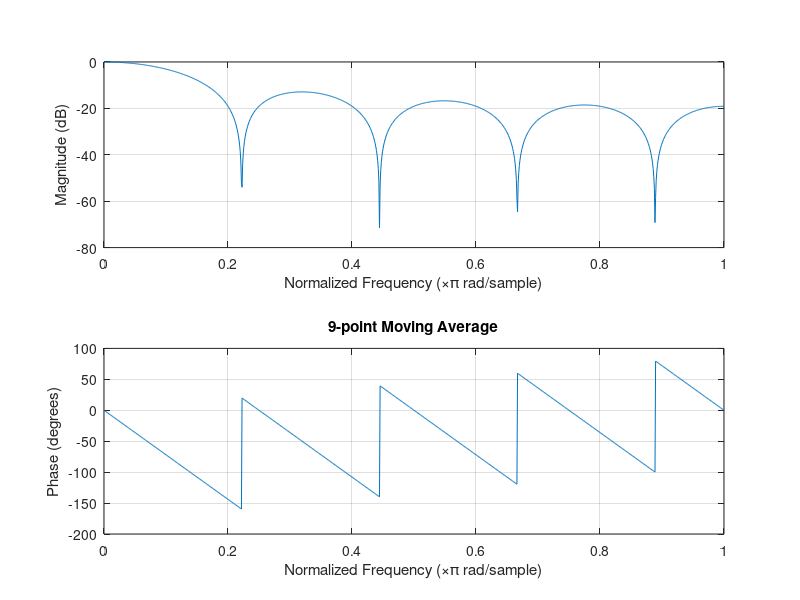

Write the MATLAB code that produced this figure. (Note: this script raises an error after producing the figure.)
%% 11) Exercise 10 - Solution Template
% Given:
% b1=[1 1 1 1 1]; a1=1;
% b2=[1 1 1 1 1 1 1 1 1]; a2=1;
% Tasks: Use freqz, then tf2zpk; compare magnitude responses and pole-zero plots.

clear; clc; close all;

b1 = [1 1 1 1 1]; a1 = 1;
b2 = [1 1 1 1 1 1 1 1 1]; a2 = 1;

% Normalize to average filters (optional but helpful for comparison)
b1n = b1/sum(b1);
b2n = b2/sum(b2);

% Frequency responses
figure;
subplot(2,1,1); freqz(b1n, a1, 1024); title('5-point Moving Average');
subplot(2,1,2); freqz(b2n, a2, 1024); title('9-point Moving Average');

% Zero-pole analysis
[z1,p1,k1] = tf2zpk(b1n, a1);
[z2,p2,k2] = tf2zpk(b2n, a2);

figure;
subplot(1,2,1); zplane(z1,p1); title('Zeros/Poles: 5-point MA');
subplot(1,2,2); zplane(z2,p2); title('Zeros/Poles: 9-point MA');
